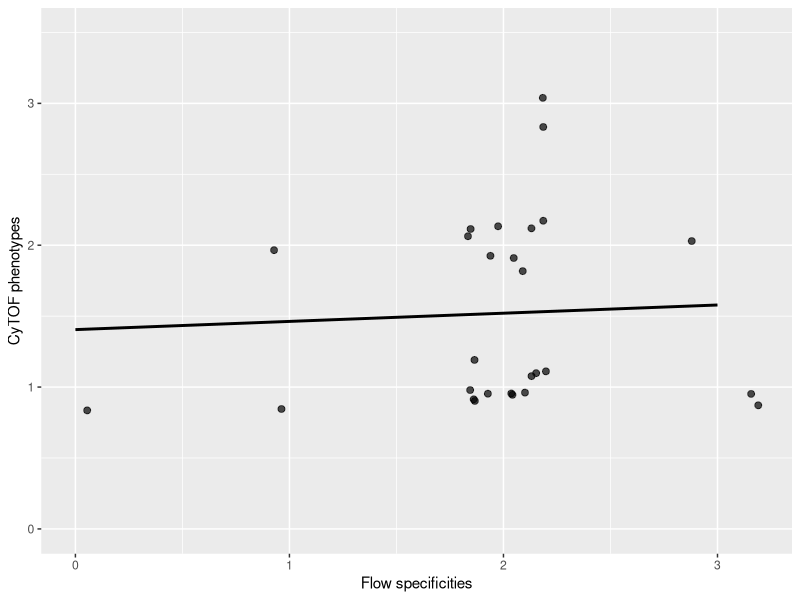
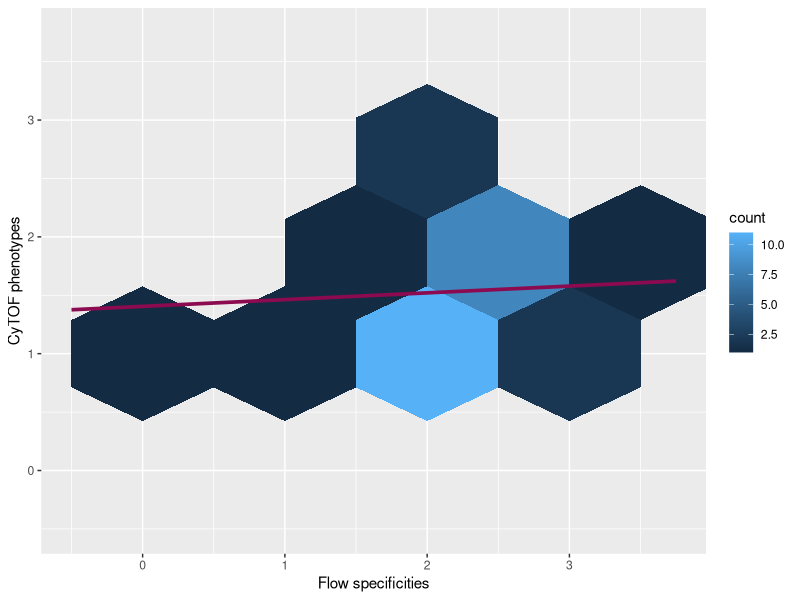

Generate these figures, in order, with R:


library(tidyverse)
library(readxl)
library(hexbin)

specificity_phenos = read_excel("allSubjectsSummary_Compiled_10K_Samples1_EJ_Flow_Comparison_181016.xlsx")

# Jittered dot plot
ggplot(specificity_phenos, aes(x = `Flow specificities`, y = `CyTOF phenotypes`)) +
  geom_point(position=position_jitter(h=0.2, w=0.2), alpha = 0.7, size = 2) +
  stat_smooth(method = "lm", color = "black", se = F) + ylim(0,3.5)

# 2D histogram (hex)
ggplot(specificity_phenos, aes(x = `Flow specificities`, y = `CyTOF phenotypes`)) +
  stat_binhex(binwidth = c(1,1)) + 
  stat_smooth(method = "lm", color = "deeppink4", se = F, fullrange = T, size = 1.25) + 
  ylim(-0.5,3.75) + xlim(-0.5,3.75)
  
# Contingency table
table(specificity_phenos$`CyTOF phenotypes`, specificity_phenos$`Flow specificities`)
